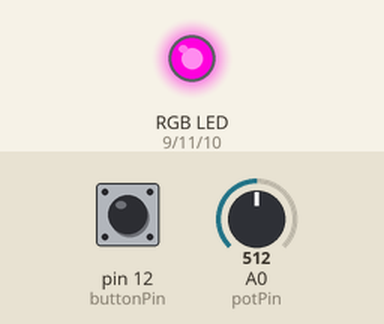
Simulated run of this sketch. Board: Arduino Uno, built with avr-gcc and run on an emulated ATmega328P. Shown: an RGB LED mixed from three pins (HIGH = lit). Inputs (shaded band) come from the test bench; at power-on: A0 (potPin) = 512, pin 12 (buttonPin) HIGH. What the sketch prints to the serial monitor is not drawn.

Above: at 1.2 s.
1.3 s: A0 (potPin) set to 900
At 1.9 s:
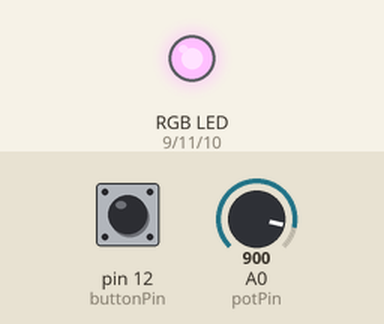
2.8 s: pin 12 (buttonPin) pulled LOW for 0.15 s
At 2.87 s:
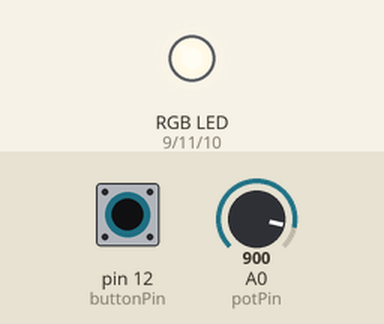
4.4 s: A0 (potPin) set to 1023
At 5.4 s:
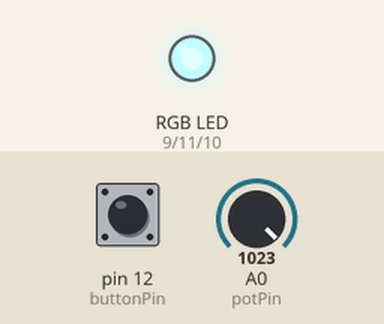
5.9 s: pin 12 (buttonPin) pulled LOW for 1 s
At 6.6 s:
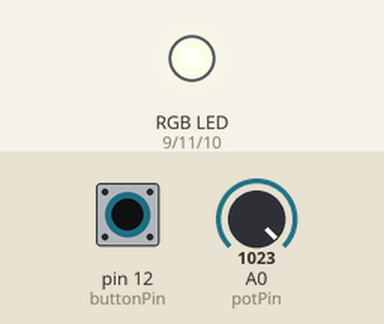
8.4 s: A0 (potPin) set to 716
At 9.6 s:
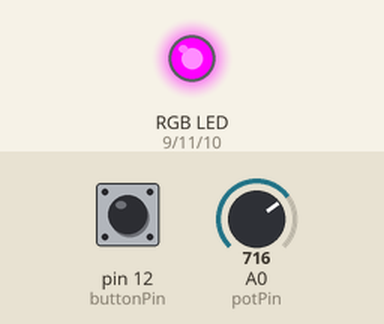
9.9 s: A0 (potPin) set to 122
At 10.8 s:
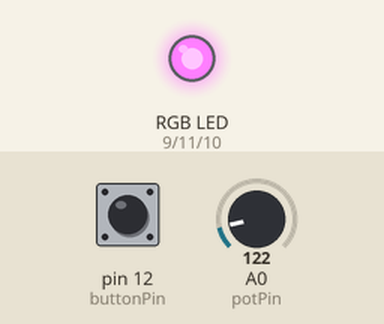
Timing chart, 0 to 12.4 s (numbered marks = the images above; inputs shaded):
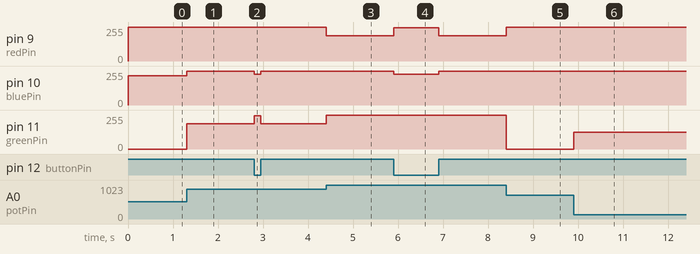

The sketch:

rgbledpot.ino
```cpp
int redPin = 9;
int greenPin = 11;
int bluePin = 10;
int potPin = 0;
int buttonPin = 12;

const boolean ON = LOW;
const boolean OFF = HIGH;

unsigned char huecolor[] = {
    255, 0, 0,
    255, 4, 0,
    255, 8, 0,
    255, 13, 0,
    255, 17, 0,
    255, 21, 0,
    255, 25, 0,
    255, 30, 0,
    255, 34, 0,
    255, 38, 0,
    255, 42, 0,
    255, 47, 0,
    255, 51, 0,
    255, 55, 0,
    255, 60, 0,
    255, 64, 0,
    255, 68, 0,
    255, 72, 0,
    255, 77, 0,
    255, 81, 0,
    255, 85, 0,
    255, 89, 0,
    255, 94, 0,
    255, 98, 0,
    255, 102, 0,
    255, 106, 0,
    255, 111, 0,
    255, 115, 0,
    255, 119, 0,
    255, 123, 0,
    255, 128, 0,
    255, 132, 0,
    255, 136, 0,
    255, 140, 0,
    255, 145, 0,
    255, 149, 0,
    255, 153, 0,
    255, 157, 0,
    255, 162, 0,
    255, 166, 0,
    255, 170, 0,
    255, 174, 0,
    255, 179, 0,
    255, 183, 0,
    255, 187, 0,
    255, 191, 0,
    255, 195, 0,
    255, 200, 0,
    255, 204, 0,
    255, 208, 0,
    255, 213, 0,
    255, 217, 0,
    255, 221, 0,
    255, 225, 0,
    255, 229, 0,
    255, 234, 0,
    255, 238, 0,
    255, 242, 0,
    255, 247, 0,
    255, 251, 0,
    255, 255, 0,
    251, 255, 0,
    247, 255, 0,
    242, 255, 0,
    238, 255, 0,
    234, 255, 0,
    230, 255, 0,
    225, 255, 0,
    221, 255, 0,
    217, 255, 0,
    212, 255, 0,
    208, 255, 0,
    204, 255, 0,
    200, 255, 0,
    195, 255, 0,
    191, 255, 0,
    187, 255, 0,
    183, 255, 0,
    179, 255, 0,
    174, 255, 0,
    170, 255, 0,
    166, 255, 0,
    162, 255, 0,
    157, 255, 0,
    153, 255, 0,
    149, 255, 0,
    145, 255, 0,
    140, 255, 0,
    136, 255, 0,
    132, 255, 0,
    128, 255, 0,
    123, 255, 0,
    119, 255, 0,
    115, 255, 0,
    110, 255, 0,
    106, 255, 0,
    102, 255, 0,
    98, 255, 0,
    94, 255, 0,
    89, 255, 0,
    85, 255, 0,
    81, 255, 0,
    77, 255, 0,
    72, 255, 0,
    68, 255, 0,
    64, 255, 0,
    60, 255, 0,
    55, 255, 0,
    51, 255, 0,
    47, 255, 0,
    42, 255, 0,
    38, 255, 0,
    34, 255, 0,
    30, 255, 0,
    26, 255, 0,
    21, 255, 0,
    17, 255, 0,
    13, 255, 0,
    8, 255, 0,
    4, 255, 0,
    0, 255, 0,
    0, 255, 4,
    0, 255, 8,
    0, 255, 13,
    0, 255, 17,
    0, 255, 21,
    0, 255, 25,
    0, 255, 30,
    0, 255, 34,
    0, 255, 38,
    0, 255, 42,
    0, 255, 47,
    0, 255, 51,
    0, 255, 55,
    0, 255, 60,
    0, 255, 64,
    0, 255, 68,
    0, 255, 72,
    0, 255, 77,
    0, 255, 81,
    0, 255, 85,
    0, 255, 89,
    0, 255, 94,
    0, 255, 98,
    0, 255, 102,
    0, 255, 106,
    0, 255, 111,
    0, 255, 115,
    0, 255, 119,
    0, 255, 123,
    0, 255, 128,
    0, 255, 132,
    0, 255, 136,
    0, 255, 140,
    0, 255, 144,
    0, 255, 149,
    0, 255, 153,
    0, 255, 157,
    0, 255, 162,
    0, 255, 166,
    0, 255, 170,
    0, 255, 174,
    0, 255, 179,
    0, 255, 183,
    0, 255, 187,
    0, 255, 191,
    0, 255, 195,
    0, 255, 200,
    0, 255, 204,
    0, 255, 208,
    0, 255, 212,
    0, 255, 217,
    0, 255, 221,
    0, 255, 225,
    0, 255, 229,
    0, 255, 234,
    0, 255, 238,
    0, 255, 242,
    0, 255, 247,
    0, 255, 251,
    0, 255, 255,
    0, 251, 255,
    0, 247, 255,
    0, 242, 255,
    0, 238, 255,
    0, 234, 255,
    0, 229, 255,
    0, 225, 255,
    0, 221, 255,
    0, 217, 255,
    0, 212, 255,
    0, 208, 255,
    0, 204, 255,
    0, 200, 255,
    0, 195, 255,
    0, 191, 255,
    0, 187, 255,
    0, 183, 255,
    0, 178, 255,
    0, 174, 255,
    0, 170, 255,
    0, 166, 255,
    0, 162, 255,
    0, 157, 255,
    0, 153, 255,
    0, 149, 255,
    0, 145, 255,
    0, 140, 255,
    0, 136, 255,
    0, 132, 255,
    0, 128, 255,
    0, 123, 255,
    0, 119, 255,
    0, 115, 255,
    0, 111, 255,
    0, 106, 255,
    0, 102, 255,
    0, 98, 255,
    0, 94, 255,
    0, 89, 255,
    0, 85, 255,
    0, 81, 255,
    0, 76, 255,
    0, 72, 255,
    0, 68, 255,
    0, 64, 255,
    0, 60, 255,
    0, 55, 255,
    0, 51, 255,
    0, 47, 255,
    0, 43, 255,
    0, 38, 255,
    0, 34, 255,
    0, 30, 255,
    0, 25, 255,
    0, 21, 255,
    0, 17, 255,
    0, 13, 255,
    0, 8, 255,
    0, 4, 255,
    0, 0, 255,
    4, 0, 255,
    8, 0, 255,
    13, 0, 255,
    17, 0, 255,
    21, 0, 255,
    25, 0, 255,
    30, 0, 255,
    34, 0, 255,
    38, 0, 255,
    42, 0, 255,
    47, 0, 255,
    51, 0, 255,
    55, 0, 255,
    60, 0, 255,
    64, 0, 255,
    68, 0, 255,
    72, 0, 255,
    76, 0, 255,
    81, 0, 255,
    85, 0, 255,
    89, 0, 255,
    93, 0, 255,
    98, 0, 255,
    102, 0, 255,
    106, 0, 255,
    111, 0, 255,
    115, 0, 255,
    119, 0, 255,
    123, 0, 255,
    128, 0, 255,
    132, 0, 255,
    136, 0, 255,
    140, 0, 255,
    144, 0, 255,
    149, 0, 255,
    153, 0, 255,
    157, 0, 255,
    162, 0, 255,
    166, 0, 255,
    170, 0, 255,
    174, 0, 255,
    179, 0, 255,
    183, 0, 255,
    187, 0, 255,
    191, 0, 255,
    195, 0, 255,
    200, 0, 255,
    204, 0, 255,
    208, 0, 255,
    213, 0, 255,
    217, 0, 255,
    221, 0, 255,
    225, 0, 255,
    230, 0, 255,
    234, 0, 255,
    238, 0, 255,
    242, 0, 255,
    247, 0, 255,
    251, 0, 255,
    255, 0, 255,
    255, 0, 251,
    255, 0, 247,
    255, 0, 242,
    255, 0, 238,
    255, 0, 234,
    255, 0, 230,
    255, 0, 225,
    255, 0, 221,
    255, 0, 217,
    255, 0, 212,
    255, 0, 208,
    255, 0, 204,
    255, 0, 200,
    255, 0, 195,
    255, 0, 191,
    255, 0, 187,
    255, 0, 183,
    255, 0, 179,
    255, 0, 174,
    255, 0, 170,
    255, 0, 166,
    255, 0, 161,
    255, 0, 157,
    255, 0, 153,
    255, 0, 149,
    255, 0, 144,
    255, 0, 140,
    255, 0, 136,
    255, 0, 132,
    255, 0, 128,
    255, 0, 123,
    255, 0, 119,
    255, 0, 115,
    255, 0, 111,
    255, 0, 106,
    255, 0, 102,
    255, 0, 98,
    255, 0, 94,
    255, 0, 89,
    255, 0, 85,
    255, 0, 81,
    255, 0, 77,
    255, 0, 72,
    255, 0, 68,
    255, 0, 64,
    255, 0, 60,
    255, 0, 55,
    255, 0, 51,
    255, 0, 47,
    255, 0, 43,
    255, 0, 38,
    255, 0, 34,
    255, 0, 30,
    255, 0, 26,
    255, 0, 21,
    255, 0, 17,
    255, 0, 13,
    255, 0, 8,
    255, 0, 4,
};

void setup() {
  pinMode(redPin, OUTPUT);
  pinMode(greenPin, OUTPUT);
  pinMode(bluePin, OUTPUT);
  pinMode(buttonPin, INPUT);
  Serial.begin(9600);
}

void setColor(char r, char g, char b) {
  analogWrite(redPin, 255 - r);
  analogWrite(greenPin, 255 - g);
  analogWrite(bluePin, 255 - b);
}

void loop() {
  int i = 1;
  while (1) {
     int h = analogRead(potPin) / 4;
     int pressed = digitalRead(buttonPin) == LOW;
     Serial.println(pressed);
     int div = pressed ? 10 : 1;
     int base = h * 3;
     int r = huecolor[base] / div;
     int g = huecolor[base + 1] / div;
     int b = huecolor[base + 2] / div;
     setColor(r, g, b);
  }
}
```

Measured:
- after the input at 1.3 s, pin 10 (bluePin): 221/255 → 255/255 at once; pin 11 (greenPin): 0/255 → 191/255 at once
- after the input at 2.8 s, pin 10 (bluePin): 255/255 → 230/255 at once, → 255/255 0.15 s later; pin 11 (greenPin): 191/255 → 249/255 at once, → 191/255 0.15 s later
- after the input at 4.4 s, pin 9 (redPin): 255/255 → 191/255 at once; pin 11 (greenPin): 191/255 → 255/255 at once
- after the input at 5.9 s, pin 9 (redPin): 191/255 → 249/255 at once, → 191/255 1.0 s later; pin 10 (bluePin): 255/255 → 230/255 at once, → 255/255 1.0 s later
- after the input at 8.4 s, pin 9 (redPin): 191/255 → 255/255 at once; pin 11 (greenPin): 255/255 → 0/255 at once
- after the input at 9.9 s, pin 11 (greenPin): 0/255 → 127/255 at once
